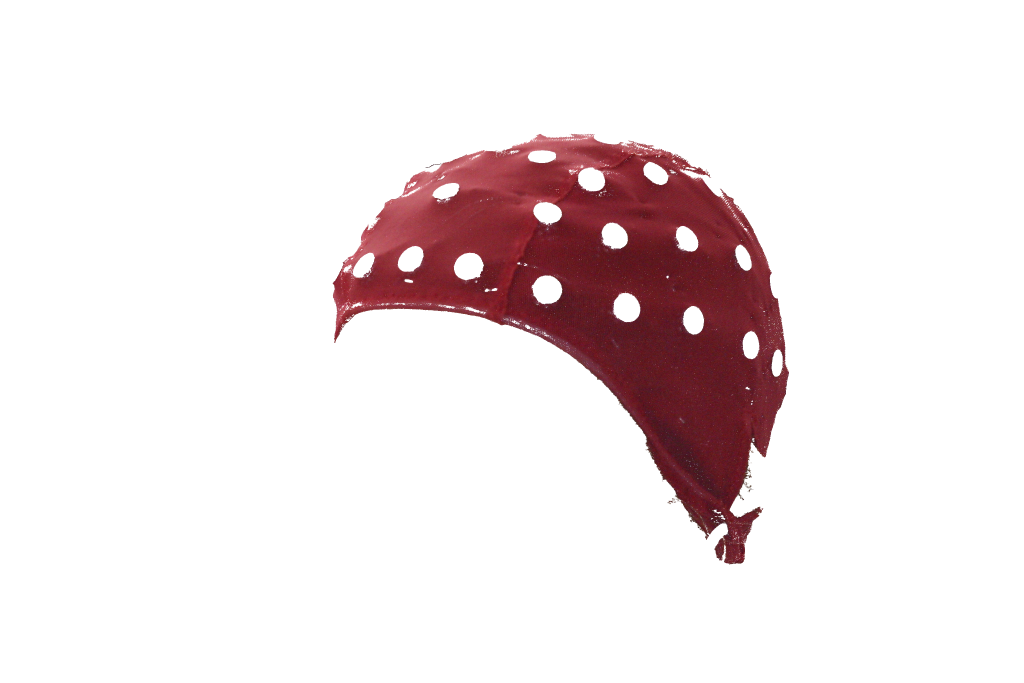
#> input picture MC70/IMG_Bonnet/IMG_Bonnet_0529.png, 3072 x 2048 px, given in place of IMG_Bonnet_0528.png, which was not available (shown at 1/3 size)
$ python exTraitImgGimp.py   (older library calls are emulated)
#> lines starting #> are read from the running program, lines starting #| are printed output that depends on the picture; after the words box and inside, x2 and y2 are one past the last pixel; in counts of white or black regions, pixels touching at a corner belong together; pictures that were not available may be replaced by others from this repository, and a replacement may not be noted
import sys
sys.path.append('/opt/local/Library/Frameworks/Python.framework/Versions/2.7/lib/python2.7/site-packages/PIL')

import mahotas
import scipy.misc as smisc
import numpy as np

pathI = 'MC70/'
pathB = 'MC70/IMG_Bonnet/'
path =  'MC70/TestGimp/'
path1 = 'MC70/TestGimp/Stats1/'
path2 = 'MC70/TestGimp/Stats2/'
path3 = 'MC70/TestGimp/Stats3/'

name = 'IMG_05'
nameB = 'IMG_Bonnet_05'

nameS1 = 'IMG_TestS1_05'
nameS2 = 'IMG_TestS2_05'
nameS3 = 'IMG_TestS3_05'

ext = '.png'


##### Stats IMG_0528 #####
rm1 = 187.
gm1 = 68.
bm1 = 84.

sigr1 = 94.
sigg1 = 215.
sigb1 = 185.

##### Stats IMG_0542 #####
rm2 = 209.
gm2 = 101.
bm2 = 123.

sigr2 = 961.
sigg2 = 1000.
sigb2 = 903.

##### Stats IMG_0532 #####
rm3 = 149.
gm3 = 53.
bm3 = 67.

sigr3 = 499.
sigg3 = 733.
sigb3 = 673.

for i in [28, 29, 32, 33, 37, 42, 47, 52, 57, 62, 66]:

    ##### Lecture Image #####
    imgB = mahotas.imread(pathB+nameB+str(i)+ext)   # image du bonnet
    img = mahotas.imread(pathI+name+str(i)+'.JPG')   # image de base

    # Canaux RGB image normale #
    PR = img[:,:,0]
    PG = img[:,:,1]
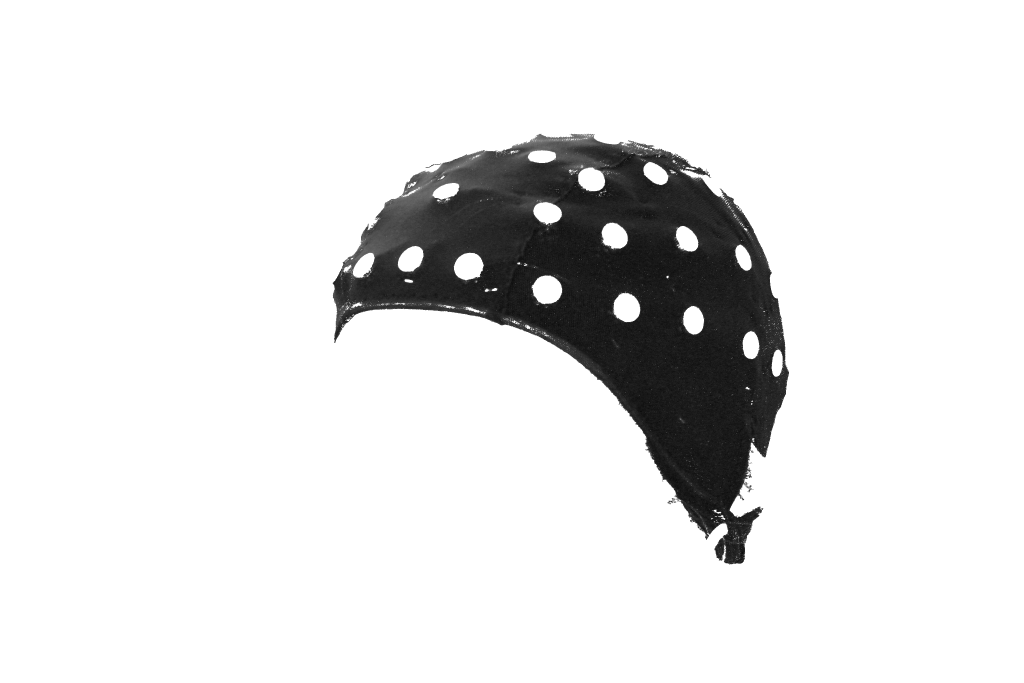
#> PG: shape (2048, 3072) (shown at 1/3 size); min 0, max 255, mean 228.3
    PB = img[:,:,2]

    # Canaux RGB image bonnet #
    PRb = imgB[:,:,0]
    PGb = imgB[:,:,1]
    PBb = imgB[:,:,2]

    # Calculs moyennes et variances sur les canaux image bonnet #
    rmb = np.mean(PRb)
#> rmb = 238.4
    gmb = np.mean(PGb)
#> gmb = 228.3
    bmb = np.mean(PBb)
#> bmb = 229.4

    sigrb = np.var(PRb)
#> sigrb = 2038.3
    siggb = np.var(PGb)
#> siggb = 5085.9
    sigbb = np.var(PBb)
#> sigbb = 4667.9

    ##### Calculs criteres #####
    S1 = (PR - rm1)**2 / sigr1 + (PG - gm1)**2 / sigg1 + (PB - bm1)**2 / sigb1
    S2 = (PR - rm2)**2 / sigr2 + (PG - gm2)**2 / sigg2 + (PB - bm2)**2 / sigb2
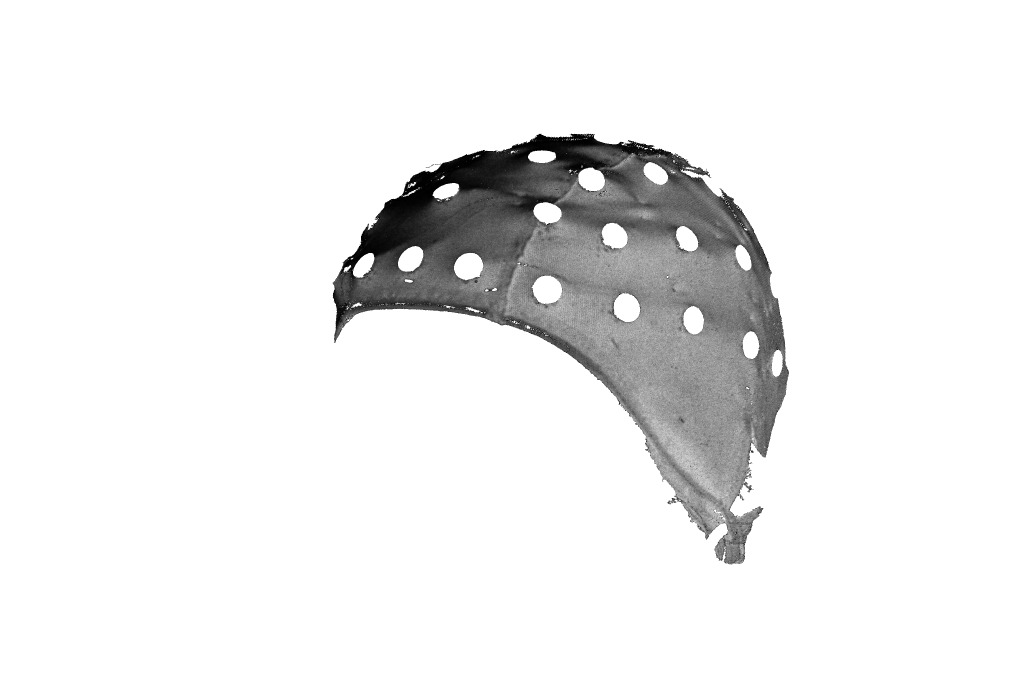
#> S2: shape (2048, 3072) float64 (shown at 1/3 size); min 0.0344, max 45.21, mean 42; drawn with min black and max white
    S3 = (PR - rm3)**2 / sigr3 + (PG - gm3)**2 / sigg3 + (PB - bm3)**2 / sigb3
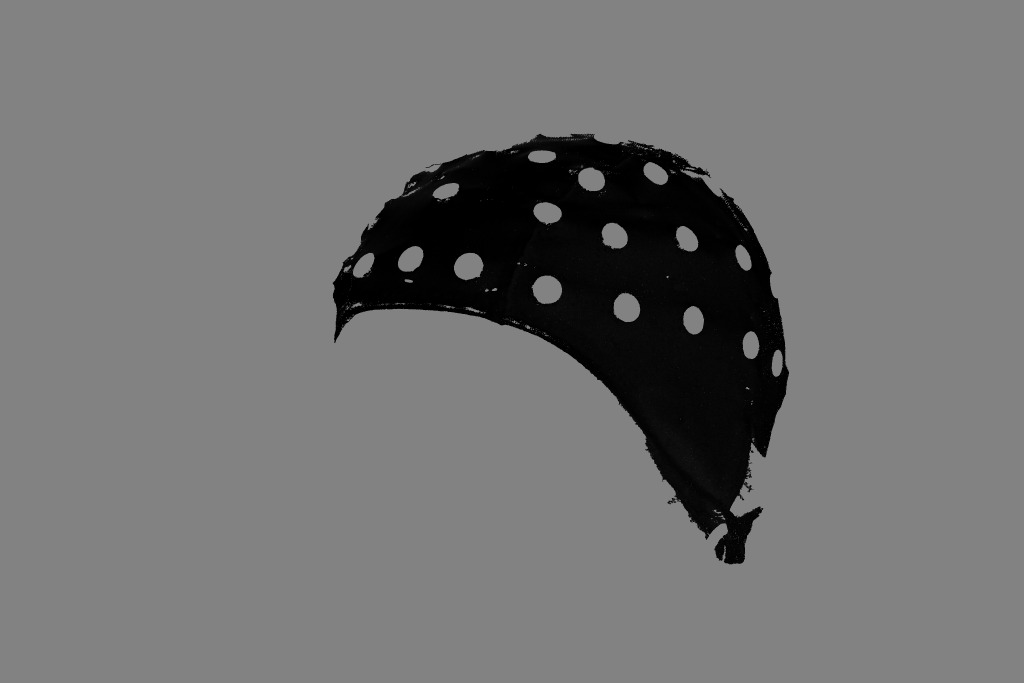
#> S3: shape (2048, 3072) float64 (shown at 1/3 size); min 0, max 130.7, mean 115.1

    S = S1 + S2 + S3

    Sb = (PRb - rmb)**2 / sigrb + (PGb - gmb)**2 / siggb + (PBb - bmb)**2 / sigbb
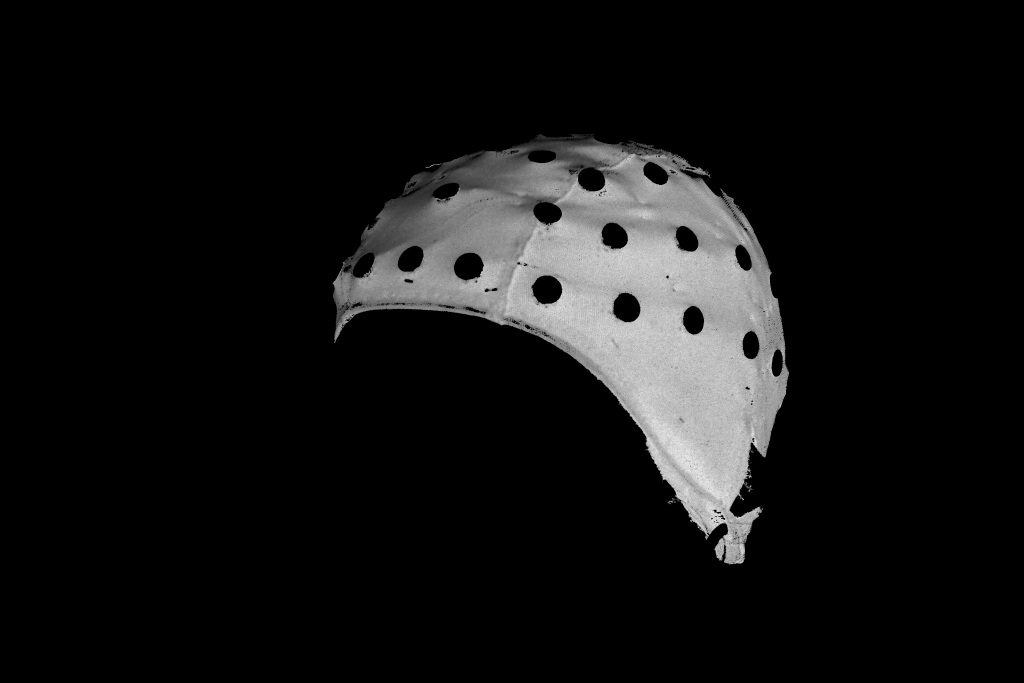
#> Sb: shape (2048, 3072) float64 (shown at 1/3 size); min 0.415, max 34.4, mean 3; drawn with min black and max white
    Mb = np.amax(Sb)
#> Mb = 34.4

    ##### Segmentation #####
    IS1 = S1 < Mb
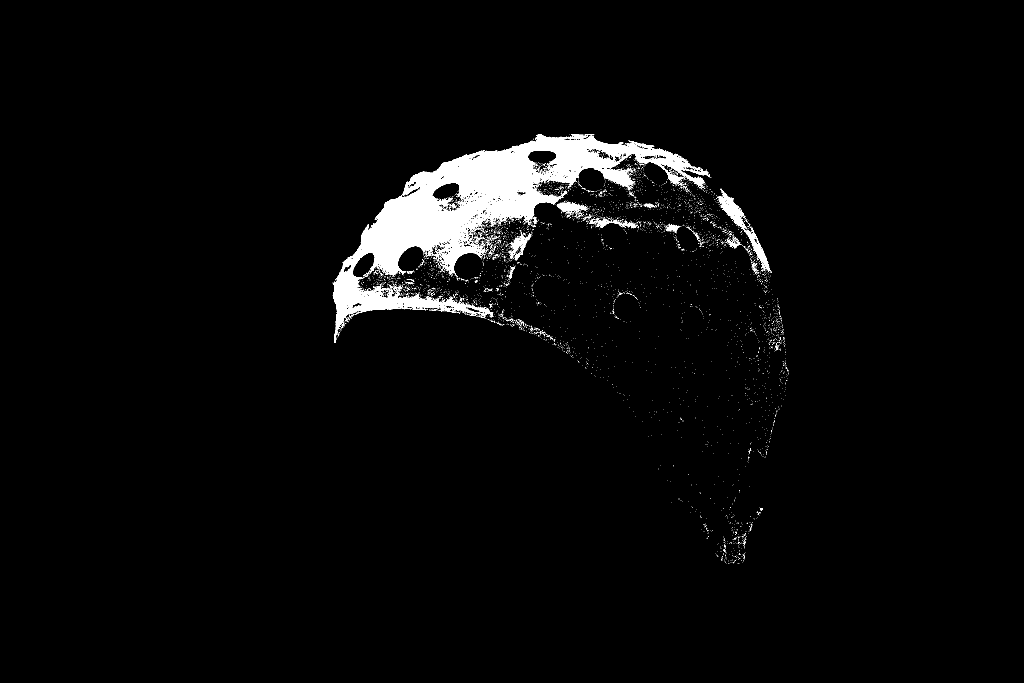
#> IS1: shape (2048, 3072) bool (shown at 1/3 size); 2.9% white; 5833 white regions (5763 under 20 px), largest, box (x1, y1, x2, y2) and area: (998, 402, 2130, 1029) 157065, (2153, 566, 2312, 815) 5283, (1525, 700, 1594, 781) 1596
    IS2 = S2 < Mb
#> IS2: shape (2048, 3072) bool; 12.3% white; 29 white regions (27 under 20 px), largest, box (x1, y1, x2, y2) and area: (998, 401, 2367, 1693) 773904, (1277, 490, 1323, 504) 94
    IS3 = S3 < Mb
#> IS3: shape (2048, 3072) bool; 12.4% white; 6 white regions (4 under 20 px), largest, box (x1, y1, x2, y2) and area: (998, 401, 2367, 1693) 780382, (1277, 490, 1324, 504) 95

    ISU1 = 255 * IS1.astype(np.uint8)
    ISU2 = 255 * IS2.astype(np.uint8)
    ISU3 = 255 * IS3.astype(np.uint8)

    ##### Enregistrement Image #####
    smisc.imsave(path1+nameS1+str(i)+ext,ISU1)
    smisc.imsave(path2+nameS2+str(i)+ext,ISU2)
    smisc.imsave(path3+nameS3+str(i)+ext,ISU3)

    smisc.imsave(path1+'IMG_S1_05'+str(i)+ext,S1)
    smisc.imsave(path2+'IMG_S2_05'+str(i)+ext,S2)
    smisc.imsave(path3+'IMG_S3_05'+str(i)+ext,S3)
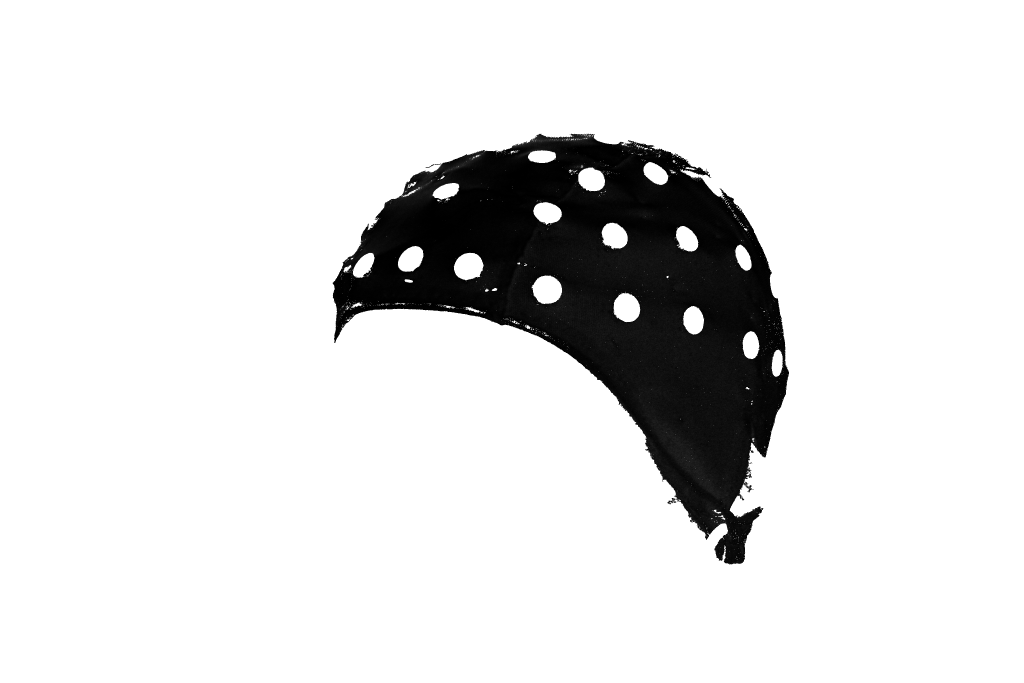
#> saved as IMG_S3_0528.png: PIL image 3072x2048 L (shown at 1/3 size); min 0, max 255, mean 224.6

    smisc.imsave(path+'IMG_S_05'+str(i)+ext,S)
#> (the run stopped early here; a loop or call above may not have finished)
